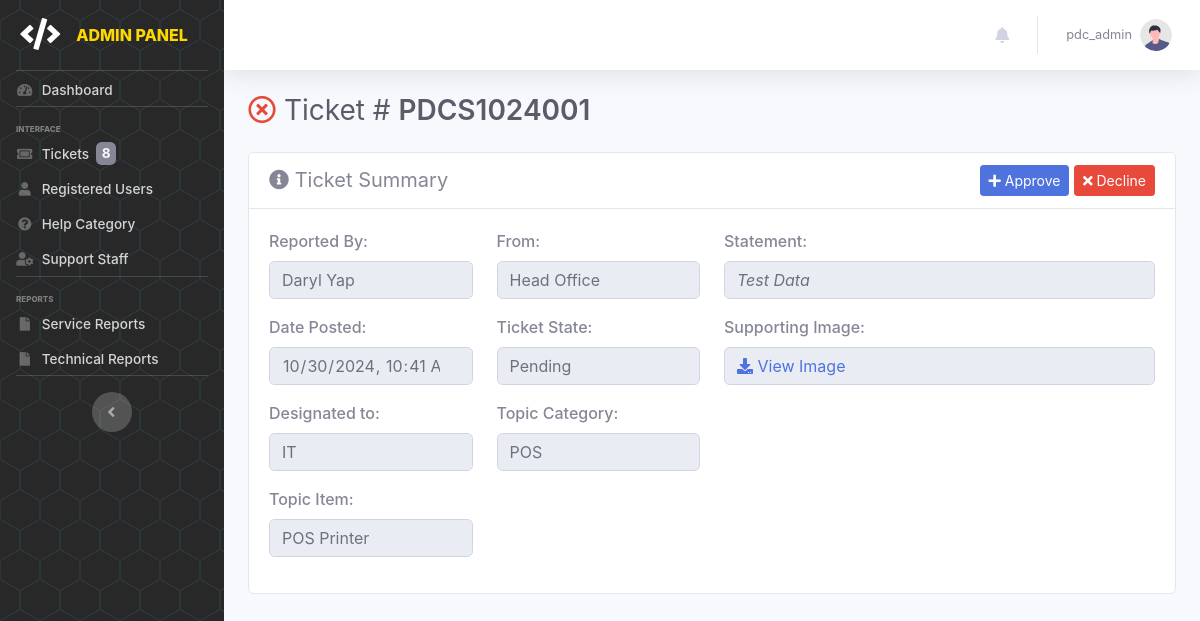
Page /pages/admin/admin.view-ticket.php?id=PDCS1024001 (signed in) on the earlier database version.
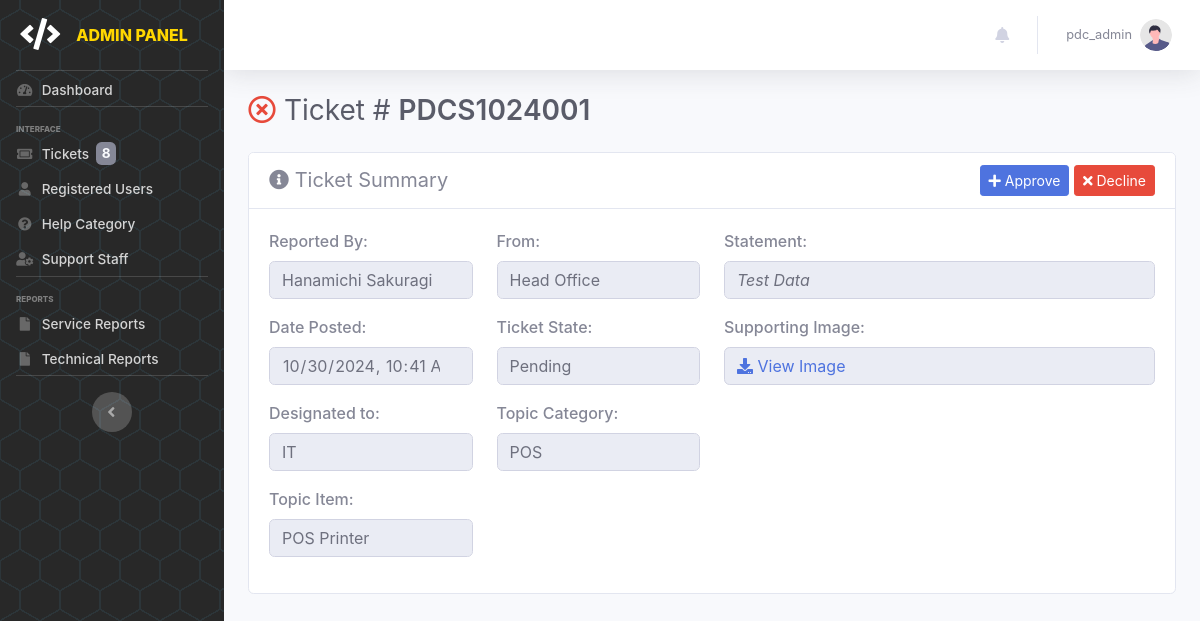
Same page on the later database version.
### tables this page shows
CREATE TABLE `tbl_tickets` (
  `id` int(100) NOT NULL,
  `ticket_num` varchar(1000) NOT NULL,
  `outlet` varchar(1000) NOT NULL,
  `reported_by` varchar(100) NOT NULL,
  `designation` enum('1','2') NOT NULL,
  `topiccateg` varchar(1000) NOT NULL,
  `topicitem` varchar(1000) NOT NULL,
  `img_name` varchar(1000) NOT NULL,
  `file_path` varchar(1000) NOT NULL,
  `description` varchar(5000) NOT NULL,
  `priority_type` varchar(100) DEFAULT NULL,
  `concern_type` enum('Issue','Request') DEFAULT NULL,
  `status` enum('1','2','3','4','5') NOT NULL DEFAULT '2',
  `remark` varchar(1000) NOT NULL,
  `sched_start` date DEFAULT NULL,
  `sched_end` date DEFAULT NULL,
  `assigned` varchar(1000) NOT NULL,
  `msg_ses` varchar(5000) NOT NULL DEFAULT '0',
  `rprt` enum('0','1') NOT NULL DEFAULT '0',
  `date_posted` datetime(6) NOT NULL DEFAULT current_timestamp(6),
  `date_modified` datetime(6) DEFAULT current_timestamp(6),
  `date_closed` datetime DEFAULT NULL
);

CREATE TABLE `tbl_useraccounts` (
  `id` int(11) NOT NULL,
  `name` varchar(100) NOT NULL,
  `username` varchar(100) NOT NULL,
  `password` varchar(255) NOT NULL,
  `role` enum('admin','it-admin','maintenance-admin','office','outlet','it','maintenance') NOT NULL,
  `status` enum('Active','Inactive') NOT NULL DEFAULT 'Active',
  `created` datetime(6) DEFAULT current_timestamp(6),
  `updated` datetime(6) DEFAULT current_timestamp(6) ON UPDATE current_timestamp(6)
);

CREATE TABLE `tbl_itemcategory` (
  `id` int(100) NOT NULL,
  `name` varchar(100) NOT NULL,
  `img_name` varchar(1000) NOT NULL,
  `img_path` varchar(1000) NOT NULL,
  `status` enum('1','0') NOT NULL DEFAULT '1',
  `designation` enum('1','2') NOT NULL
);

CREATE TABLE `tbl_itemlist` (
  `id` int(100) NOT NULL,
  `name` varchar(100) NOT NULL,
  `status` enum('0','1') NOT NULL DEFAULT '1',
  `category` varchar(100) NOT NULL
);

### pages/admin/admin.view-ticket.php (the view, shortened to what the changed rows need)
<?php
    include('admin.header.php');
    $ticket_num = $_GET['id'];
    $ticket_qry = mysqli_query($conn, "SELECT t.*, t.status AS ticket_status, u.name AS outlet_name, c.name AS categ_name, l.name AS item_name, a.id AS staff_id, a.name AS staff_name
        FROM tbl_tickets t
        LEFT JOIN tbl_useraccounts u ON t.outlet = u.id
        LEFT JOIN tbl_itemcategory c ON t.topiccateg = c.id
        LEFT JOIN tbl_itemlist l ON t.topicitem = l.id
        LEFT JOIN tbl_useraccounts a ON t.assigned = a.id
        WHERE t.ticket_num = '$ticket_num'");
    $ticket_row = mysqli_fetch_array($ticket_qry);
    $datePosted = new DateTime($ticket_row['date_posted']);
    $formattedDatePosted = $datePosted->format('Y-m-d\TH:i');
    if ($ticket_row["ticket_status"]== '1') {
        $ticket_status = "Open";
    } elseif ($ticket_row["status"]== '2') {
        $ticket_status = "Pending";
    } elseif ($ticket_row["status"]== '3') {
        $ticket_status = "Rejected";
    } elseif ($ticket_row["status"]== '4') {
        $ticket_status = "Re-Scheduled";
    } elseif ($ticket_row["status"]== '5') {
        $ticket_status = "Closed";
    }
    if ($ticket_row["designation"]== '1') {
        $ticket_dept = "IT";
    } elseif ($ticket_row["designation"]== '2') {
        $ticket_dept = "Maintenance";
    }
?>
    <div class="container-fluid">
        <div class="d-sm-flex align-items-center justify-content-between mb-4">
            <h1 class="h3 mb-0 text-gray-800"><a href="
            <?php
                if ($ticket_row["ticket_status"] == '1' || $ticket_row["ticket_status"] == '4') {
                    echo "ticket?tab=open";
                } elseif ($ticket_row["status"]== '2') {
                    echo "ticket?tab=pending";
                } elseif ($ticket_row["status"]== '3') {
                    echo "ticket?tab=rejected";
                } elseif ($ticket_row['sched_end'] < date('Y-m-d H:i:s') && $ticket_row['ticket_status'] != '5') {
                    echo "ticket?tab=overdue";
                } elseif ($ticket_row["status"]== '5') {
                    echo "ticket?tab=closed";
                }
            ?>
            " class="text-danger"><i class="far fa-times-circle"></i></a>&nbsp;Ticket # <span style="font-weight: 600;"><?php echo $ticket_num; ?></span></h1>
        </div>
        <div class="card mt-4">
            <div class="card-body">
                <div class="row">
                    <div class="col-md-6">
                        <div class="row">
                            <div class="col-md-6">
                                <div class="form-group">
                                    <label for="reported_by">Reported By:</label>
                                    <input type="text" name="reported_by" id="reported_by" class="form-control" value="<?php echo $ticket_row['reported_by']; ?>" disabled>
                                </div>
                            </div>
                            <div class="col-md-6">
                                <div class="form-group">
                                    <label for="from">From:</label>
                                    <input type="text" name="from" id="from" class="form-control" value="<?php echo $ticket_row['outlet_name']; ?>" disabled>
                                </div>
                            </div>
                            <div class="col-md-6">
                                <div class="form-group">
                                    <label for="date-posted">Date Posted:</label>
                                    <input type="datetime-local" name="date-posted" id="date-posted" class="form-control" value="<?php echo $formattedDatePosted; ?>" disabled>
                                </div>
                            </div>
                            <div class="col-md-6">
                                <div class="form-group">
                                    <label for="status">Ticket State:</label>
                                    <input type="text" name="status" id="status" class="form-control" value="<?php echo $ticket_status; ?>" disabled>
                                </div>
                            </div>
                            <div class="col-md-6">
                                <div class="form-group">
                                    <label for="dept">Designated to:</label>
                                    <input type="text" name="dept" id="dept" class="form-control" value="<?php echo $ticket_dept; ?>" disabled>
                                </div>
                            </div>
                            <div class="col-md-6">
                                <div class="form-group">
                                    <label for="categ">Topic Category:</label>
                                    <input type="text" name="categ" id="categ" class="form-control" value="<?php echo $ticket_row['categ_name']; ?>" disabled>
                                </div>
                            </div>
                            <div class="col-md-6">
                                <div class="form-group">
                                    <label for="item">Topic Item:</label>
                                    <input type="text" name="item" id="item" class="form-control" value="<?php echo $ticket_row['item_name']; ?>" disabled>
                                </div>
                            </div>
                        </div>
                    </div>
                    <div class="col-md-6">
                        <div class="row">
                            <div class="col-md-12">
                                <div class="form-group">
                                    <p class="p-control"><i><?php echo $ticket_row['description']; ?></i></p>
                                </div>
                            </div>
                        </div>
                    </div>
                </div>
            </div>
        </div>
    </div>
<?php
    include('admin.footer.php');
?>

Differences in the rows shown:
changed tbl_tickets "Test Data": reported_by "Daryl Yap" → "Hanamichi Sakuragi"
